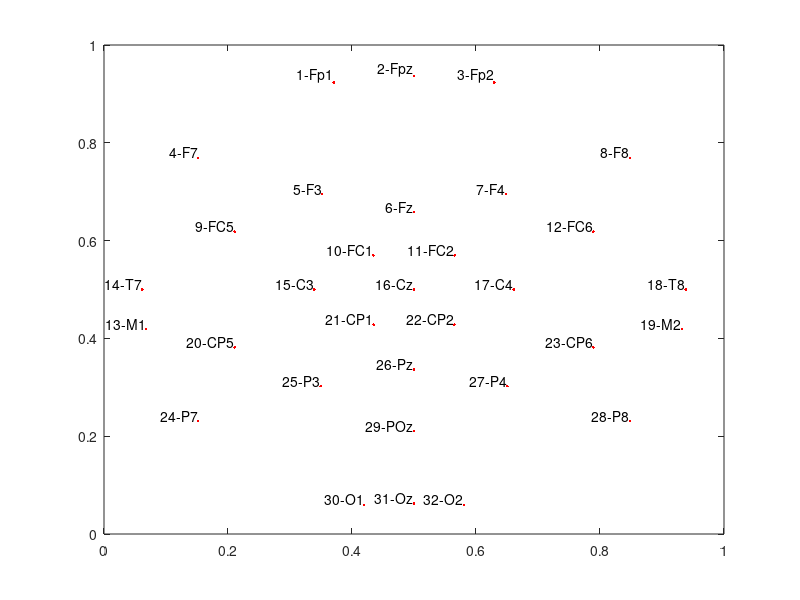

MATLAB code for this plot:
%% TMSi (32 channels)
AllchanNames={'Fp1','Fpz','Fp2','F7','F3','Fz','F4','F8','FC5','FC1','FC2','FC6','M1','T7','C3','Cz','C4','T8','M2','CP5','CP1','CP2','CP6','P7','P3','Pz','P4','P8','POz','O1','Oz','O2'};
% labels = {' 2-Fp1',' 3-Fpz',' 4-Fp2',' 5-F7',' 6-F3',' 7-Fz',' 8-F4',' 9-F8','10-FC5','11-FC1','12-FC2','13-FC6','14-M1','15-T7','16-C3','17-Cz','18-C4','19-T8','20-M2','21-CP5','22-CP1','23-CP2','24-CP6','25-P7','26-P3','27-Pz','28-P4','29-P8','30-POz','31-O1','32-Oz','33-O2'};
labels = {' 1-Fp1',' 2-Fpz',' 3-Fp2',' 4-F7',' 5-F3',' 6-Fz',' 7-F4',' 8-F8','9-FC5','10-FC1','11-FC2','12-FC6','13-M1','14-T7','15-C3','16-Cz','17-C4','18-T8','19-M2','20-CP5','21-CP1','22-CP2','23-CP6','24-P7','25-P3','26-Pz','27-P4','28-P8','29-POz','30-O1','31-Oz','32-O2'};
%% include channel 1 (33 channels)
% AllchanNames={'CREF','Fp1','Fpz','Fp2','F7','F3','Fz','F4','F8','FC5','FC1','FC2','FC6','M1','T7','C3','Cz','C4','T8','M2','CP5','CP1','CP2','CP6','P7','P3','Pz','P4','P8','POz','O1','Oz','O2'};
% labels = {'1-CREF',' 2-Fp1',' 3-Fpz',' 4-Fp2',' 5-F7',' 6-F3',' 7-Fz',' 8-F4',' 9-F8','10-FC5','11-FC1','12-FC2','13-FC6','14-M1','15-T7','16-C3','17-Cz','18-C4','19-T8','20-M2','21-CP5','22-CP1','23-CP2','24-CP6','25-P7','26-P3','27-Pz','28-P4','29-P8','30-POz','31-O1','32-Oz','33-O2'};
%% 3D coordinates of the 33 channels
X=[0.8333,0.94899,0.99585,0.94899,0.58755,0.65354,0.67069,0.65354,0.58755,0.33402,0.35419,0.35419,0.33402,-0.17365,0,0,0,0,0,-0.17365,-0.33402,-0.36228,-0.36228,-0.33402,-0.58755,-0.65747,-0.68225,-0.65747,-0.58755,-0.89101,-0.98006,-0.99613,-0.98006];
Y=[0,0.30834,0,-0.30834,0.80869,0.52922,0,-0.52922,-0.80869,0.87016,0.35419,-0.35419,-0.87016,0.98481,1,0.70041,0,-0.70041,-1,-0.98481,0.87016,0.34985,-0.34985,-0.87016,0.80869,0.53241,0,-0.53241,-0.80869,0,0.1905,0,-0.1905];
Z=[0.4164,0.065926,0.09098,0.065926,0.028271,0.54112,0.74174,0.54112,0.028271,0.36228,0.8655,0.8655,0.36228,0,0,0.71374,1,0.71374,0,0,0.36228,0.86392,0.86392,0.36228,0.028271,0.53317,0.73112,0.53317,0.028271,0.45399,0.056519,0.087851,0.056519];
%% Reduced to 32 channels
X=X(2:33);Y=Y(2:33);Z=Z(2:33);
%% Calculate subplot coordinates for scalp map
% cd /home/zhibin/Documents/GitHub/Motor_cordination/EEGanalysis
% load('coordinates.mat');
% X = [chanlocs128.X];
% Y = [chanlocs128.Y];
% Z = [chanlocs128.Z];
% labels = {'FP1','FPZ','FP2','AF3','AF4','F11','F7','F5','F3','F1','FZ','F2','F4','F6','F8','F12','FT11','FC5','FC3','FC1','FCZ','FC2','FC4','FC6','FT12','T7','C5','C3','C1','CZ','C2','C4','C6','T8','TP7','CP5','CP3','CP1','CPZ','CP2','CP4','CP6','TP8','M1','M2','P7','P5','P3','P1','PZ','P2','P4','P6','P8','PO7','PO3','POZ','PO4','PO8','O1','OZ','O2','CB1','CB2','AFP1','AFP2','AF7','AF5','AFZ','AF6','AF8','AFF5H','AFF3H','AFF1H','AFF2H','AFF4H','AFF6H','F9','F10','FFT7H','FFC5H','FFC3H','FFC1H','FFC2H','FFC4H','FFC6H','FFT8H','FT9','FT7','FT8','FT10','FTT7H','FCC5H','FCC3H','FCC1H','FCC2H','FCC4H','FCC6H','FTT8H','TTP7H','CCP5H','CCP3H','CCP1H','CCP2H','CCP4H','CCP6H','TTP8H','TPP7H','CPP5H','CPP3H','CPP1H','CPP2H','CPP4H','CPP6H','TPP8H','P9','P10','PPO3H','PPO1H','PPO2H','PPO4H','PO9','PO5','PO1','PO2','PO6','PO10','CBZ'};
% labels = {'1-FP1', '2-FPZ', '3-FP2', '4-AF3', '5-AF4', '6-F11', '7-F7', '8-F5', '9-F3', '10-F1', '11-FZ', '12-F2', '13-F4', '14-F6', '15-F8', '16-F12', '17-FT11', '18-FC5', '19-FC3', '20-FC1', '21-FCZ', '22-FC2', '23-FC4', '24-FC6', '25-FT12', '26-T7', '27-C5', '28-C3', '29-C1', '30-CZ', '31-C2', '32-C4', '33-C6', '34-T8', '35-TP7', '36-CP5', '37-CP3', '38-CP1', '39-CPZ', '40-CP2', '41-CP4', '42-CP6', '43-TP8', '44-M1', '45-M2', '46-P7', '47-P5', '48-P3', '49-P1', '50-PZ', '51-P2', '52-P4', '53-P6', '54-P8', '55-PO7', '56-PO3', '57-POZ', '58-PO4', '59-PO8', '60-O1', '61-OZ', '62-O2', '63-CB1', '64-CB2', '65-AFP1', '66-AFP2', '67-AF7', '68-AF5', '69-AFZ', '70-AF6', '71-AF8', '72-AFF5H', '73-AFF3H', '74-AFF1H', '75-AFF2H', '76-AFF4H', '77-AFF6H', '78-F9', '79-F10', '80-FFT7H', '81-FFC5H', '82-FFC3H', '83-FFC1H', '84-FFC2H', '85-FFC4H', '86-FFC6H', '87-FFT8H', '88-FT9', '89-FT7', '90-FT8', '91-FT10', '92-FTT7H', '93-FCC5H', '94-FCC3H', '95-FCC1H', '96-FCC2H', '97-FCC4H', '98-FCC6H', '99-FTT8H', '100-TTP7H', '101-CCP5H', '102-CCP3H', '103-CCP1H', '104-CCP2H', '105-CCP4H', '106-CCP6H', '107-TTP8H', '108-TPP7H', '109-CPP5H', '110-CPP3H', '111-CPP1H', '112-CPP2H', '113-CPP4H', '114-CPP6H', '115-TPP8H', '116-P9', '117-P10', '118-PPO3H', '119-PPO1H', '120-PPO2H', '121-PPO4H', '122-PO9', '123-PO5', '124-PO1', '125-PO2', '126-PO6', '127-PO10', '128-CBZ'};

sort(Z) %just to examine
ZZ=((max(Z)-min(Z))*1.5-(Z-min(Z)))./((max(Z)-min(Z))*1.5); %Make higher Z smaller fraction
sort(ZZ) %just to examine

XXPLOT=(10*Y)*0.95;
YYPLOT=(10*X)*0.8;

XXPLOT=XXPLOT.*ZZ;
YYPLOT=YYPLOT.*ZZ;

XXPLOT=-1*XXPLOT;
YYPLOT=YYPLOT;

XXPLOT=XXPLOT*0.6;
YYPLOT=YYPLOT*0.7;

% adjust to [0 1]
XXPLOT=XXPLOT/13+0.5;
YYPLOT=YYPLOT/12+0.5;

figure('units','normalized','outerposition',[0 0 1 1]);
plot(XXPLOT,YYPLOT,'r.');

% labels = {'FP1','FPZ','FP2','AF3','AF4','F11','F7','F5','F3','F1','FZ','F2','F4','F6','F8','F12','FT11','FC5','FC3','FC1','FCZ','FC2','FC4','FC6','FT12','T7','C5','C3','C1','CZ','C2','C4','C6','T8','TP7','CP5','CP3','CP1','CPZ','CP2','CP4','CP6','TP8','M1','M2','P7','P5','P3','P1','PZ','P2','P4','P6','P8','PO7','PO3','POZ','PO4','PO8','O1','OZ','O2','CB1','CB2','AFP1','AFP2','AF7','AF5','AFZ','AF6','AF8','AFF5H','AFF3H','AFF1H','AFF2H','AFF4H','AFF6H','F9','F10','FFT7H','FFC5H','FFC3H','FFC1H','FFC2H','FFC4H','FFC6H','FFT8H','FT9','FT7','FT8','FT10','FTT7H','FCC5H','FCC3H','FCC1H','FCC2H','FCC4H','FCC6H','FTT8H','TTP7H','CCP5H','CCP3H','CCP1H','CCP2H','CCP4H','CCP6H','TTP8H','TPP7H','CPP5H','CPP3H','CPP1H','CPP2H','CPP4H','CPP6H','TPP8H','P9','P10','PPO3H','PPO1H','PPO2H','PPO4H','PO9','PO5','PO1','PO2','PO6','PO10','CBZ'};;
text(XXPLOT,YYPLOT,labels,'VerticalAlignment','bottom','HorizontalAlignment','right');

